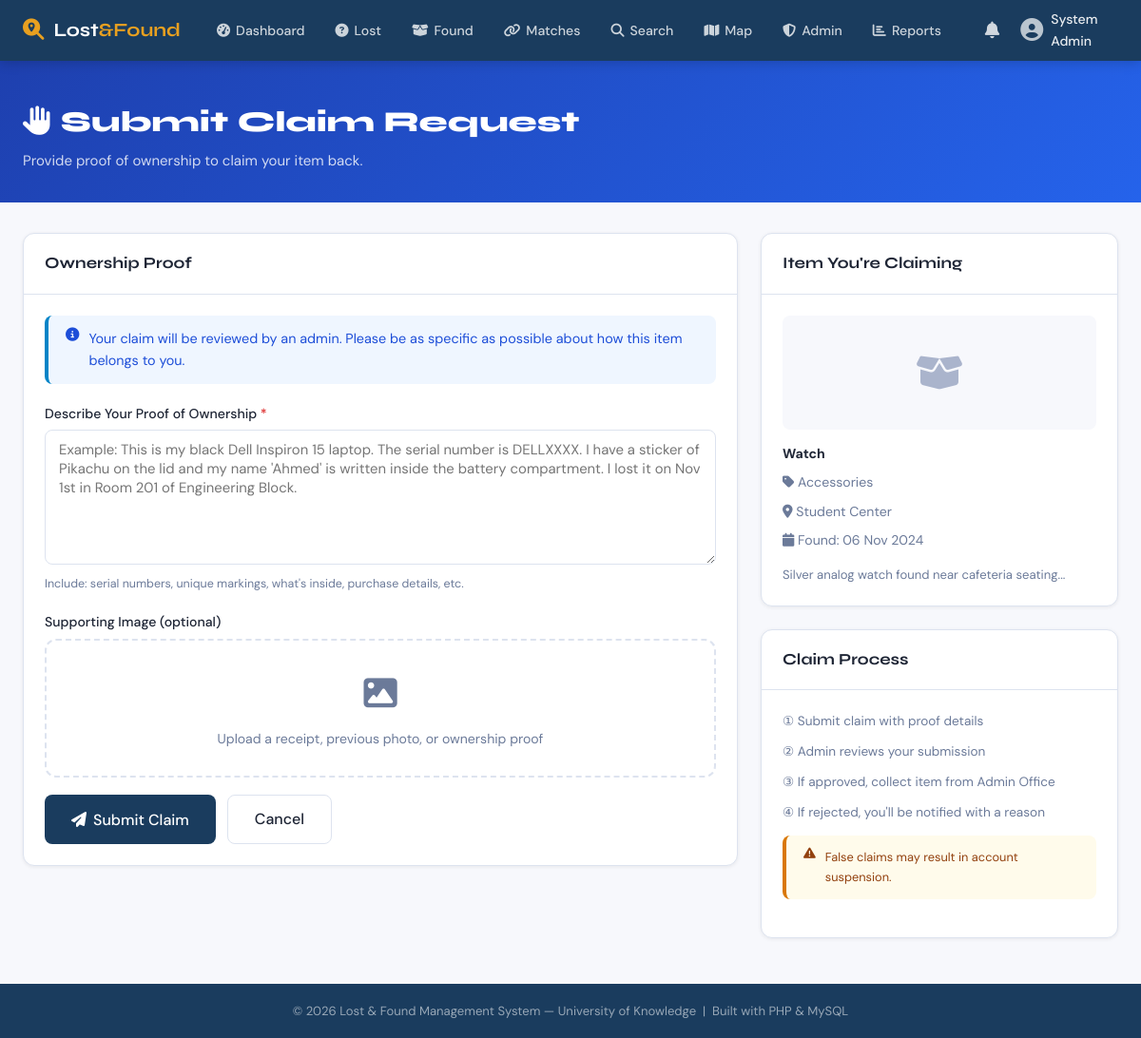
Screenshot of /claim.php?id=2 (signed in) with the database file from the repository.
### tables this page shows
CREATE TABLE IF NOT EXISTS found_items (
    item_id        INT UNSIGNED AUTO_INCREMENT PRIMARY KEY,
    user_id        INT UNSIGNED NOT NULL,
    category_id    INT UNSIGNED NOT NULL,
    location_id    INT UNSIGNED NOT NULL,
    name           VARCHAR(150) NOT NULL,
    description    TEXT,
    date_found     DATE NOT NULL,
    image_path     VARCHAR(255) DEFAULT NULL,
    status         ENUM('open','matched','claimed','closed') DEFAULT 'open',
    created_at     DATETIME DEFAULT CURRENT_TIMESTAMP,
    updated_at     DATETIME DEFAULT CURRENT_TIMESTAMP ON UPDATE CURRENT_TIMESTAMP,
    CONSTRAINT fk_found_user    FOREIGN KEY (user_id)     REFERENCES users(user_id)     ON DELETE CASCADE,
    CONSTRAINT fk_found_cat     FOREIGN KEY (category_id) REFERENCES categories(category_id),
    CONSTRAINT fk_found_loc     FOREIGN KEY (location_id) REFERENCES locations(location_id)
);

CREATE TABLE IF NOT EXISTS categories (
    category_id  INT UNSIGNED AUTO_INCREMENT PRIMARY KEY,
    name         VARCHAR(80) NOT NULL UNIQUE,
    icon         VARCHAR(50) DEFAULT 'tag'
);

CREATE TABLE IF NOT EXISTS locations (
    location_id  INT UNSIGNED AUTO_INCREMENT PRIMARY KEY,
    building     VARCHAR(100) NOT NULL,
    room         VARCHAR(50),
    description  VARCHAR(255),
    latitude     DECIMAL(10,8),
    longitude    DECIMAL(11,8),
    created_at   DATETIME DEFAULT CURRENT_TIMESTAMP
);

### includes/functions.php (called while the page is built, shortened)
<?php
function getFoundItemById(int $id): ?array {
    $db = getDB();
    $s  = $db->prepare(
        "SELECT fi.*, c.name AS category, l.building, l.room, l.latitude, l.longitude, u.full_name AS reporter, u.email AS reporter_email
         FROM found_items fi
         JOIN categories c ON fi.category_id = c.category_id
         JOIN locations  l ON fi.location_id  = l.location_id
         JOIN users      u ON fi.user_id       = u.user_id
         WHERE fi.item_id = ?"
    );
    $s->execute([$id]);
    return $s->fetch() ?: null;
}
function sanitize(string $s): string {
    return htmlspecialchars(trim($s), ENT_QUOTES, 'UTF-8');
}

### claim.php (the view, shortened to what this page needs)
<?php
require_once __DIR__ . '/includes/functions.php';
$itemId = (int)($_GET['id'] ?? 0);
$item   = getFoundItemById($itemId);
$error = $success = '';
?>
<?php require __DIR__ . '/includes/header.php'; ?>
<div class="page-header" style="background:linear-gradient(135deg,#1e40af 0%,#2563eb 100%);">
  <div class="container">
    <h1><i class="fa fa-hand"></i> Submit Claim Request</h1>
    <p>Provide proof of ownership to claim your item back.</p>
  </div>
</div>
<div class="page-body">
<div class="container">
<div class="two-col">
  <div>
    <?php if (!$success): ?>
    <div class="card">
      <div class="card-header"><h2>Ownership Proof</h2></div>
      <div class="card-body">
        <form method="POST" enctype="multipart/form-data">
          <div class="alert alert-info" style="margin-bottom:20px;">
            <i class="fa fa-circle-info"></i>
            Your claim will be reviewed by an admin. Please be as specific as possible about how this item belongs to you.
          </div>
          <div class="form-group">
            <label class="form-label">Describe Your Proof of Ownership <span style="color:var(--danger)">*</span></label>
            <textarea name="proof_desc" class="form-control" rows="6" required
              placeholder="Example: This is my black Dell Inspiron 15 laptop. The serial number is DELLXXXX. I have a sticker of Pikachu on the lid and my name 'Ahmed' is written inside the battery compartment. I lost it on Nov 1st in Room 201 of Engineering Block."><?= htmlspecialchars($_POST['proof_desc'] ?? '') ?></textarea>
            <div class="form-hint">Include: serial numbers, unique markings, what's inside, purchase details, etc.</div>
          </div>
          <div class="form-group">
            <label class="form-label">Supporting Image (optional)</label>
            <div class="upload-area" id="uploadArea">
              <div class="upload-icon"><i class="fa fa-image"></i></div>
              <p>Upload a receipt, previous photo, or ownership proof</p>
            </div>
          </div>
          <div style="display:flex;gap:12px;">
            <button type="submit" class="btn btn-primary btn-lg"><i class="fa fa-paper-plane"></i> Submit Claim</button>
            <a href="<?= SITE_URL ?>/item-detail.php?type=found&id=<?= $itemId ?>" class="btn btn-outline btn-lg">Cancel</a>
          </div>
        </form>
      </div>
    </div>
    <?php endif; ?>
  </div>
  <div>
    <div class="card sidebar-card">
      <div class="card-header"><h2>Item You're Claiming</h2></div>
      <div class="card-body">
        <?php if ($item['image_path'] && file_exists(UPLOAD_DIR . $item['image_path'])): ?>
          <img src="<?= UPLOAD_URL . $item['image_path'] ?>" alt="<?= sanitize($item['name']) ?>"
               style="width:100%;height:180px;object-fit:cover;border-radius:8px;margin-bottom:14px;">
        <?php else: ?>
          <div style="width:100%;height:120px;background:var(--surface);border-radius:8px;display:flex;align-items:center;justify-content:center;font-size:2.5rem;color:#aab4cc;margin-bottom:14px;">
            <i class="fa fa-box-open"></i>
          </div>
        <?php endif; ?>
        <div style="display:flex;flex-direction:column;gap:8px;font-size:.88rem;">
          <div><strong><?= sanitize($item['name']) ?></strong></div>
          <div style="color:var(--text-muted)"><i class="fa fa-tag"></i> <?= sanitize($item['category']) ?></div>
          <div style="color:var(--text-muted)"><i class="fa fa-location-dot"></i> <?= sanitize($item['building']) ?></div>
          <div style="color:var(--text-muted)"><i class="fa fa-calendar"></i> Found: <?= date('d M Y', strtotime($item['date_found'])) ?></div>
          <?php if ($item['description']): ?>
          <div style="margin-top:6px;color:var(--text-muted);font-size:.82rem;"><?= sanitize(substr($item['description'], 0, 150)) ?>...</div>
          <?php endif; ?>
        </div>
      </div>
    </div>
    <div class="card mt-3">
      <div class="card-header"><h2>Claim Process</h2></div>
      <div class="card-body" style="font-size:.85rem;color:var(--text-muted);">
        <div style="display:flex;flex-direction:column;gap:10px;">
          <div>① Submit claim with proof details</div>
          <div>② Admin reviews your submission</div>
          <div>③ If approved, collect item from Admin Office</div>
          <div>④ If rejected, you'll be notified with a reason</div>
        </div>
        <div class="alert alert-warning" style="margin-top:14px;font-size:.8rem;">
          <i class="fa fa-triangle-exclamation"></i>
          False claims may result in account suspension.
        </div>
      </div>
    </div>
  </div>
</div>
</div>
</div>
<?php require __DIR__ . '/includes/footer.php'; ?>

### assets/css/main.css (style rules this page uses)
:root { --primary: #1a3c5e; --primary-lt: #2461a0; --accent: #e8a020; --accent-dk: #c4870a; --surface: #f7f8fc; --card: #ffffff; --border: #dde3ef; --text: #1e2535; --text-muted: #6b7a99; --success: #16a34a; --danger: #dc2626; --warning: #d97706; --info: #0284c7; --radius: 12px; --shadow-sm: 0 1px 4px rgba(0,0,0,.07); --shadow-md: 0 4px 16px rgba(0,0,0,.10); --shadow-lg: 0 8px 32px rgba(0,0,0,.14); --font-display: 'Syne', sans-serif; --font-body: 'DM Sans', sans-serif; --nav-h: 64px; }
*, *::before, *::after { box-sizing: border-box; margin: 0; padding: 0; }
html { scroll-behavior: smooth; }
body { font-family: var(--font-body); background: var(--surface); color: var(--text); font-size: 15px; line-height: 1.6; min-height: 100vh; display: flex; flex-direction: column; }
a { color: var(--primary-lt); text-decoration: none; }
.container { max-width: 1200px; margin: 0 auto; padding: 0 24px; }
.page-header { background: linear-gradient(135deg, var(--primary) 0%, var(--primary-lt) 100%); color: #fff; padding: 40px 0 32px; }
.page-header h1 { font-family: var(--font-display); font-size: 1.9rem; font-weight: 800; }
.page-header p { opacity: .8; margin-top: 4px; }
.page-body { padding: 32px 0 48px; }
.card { background: var(--card); border: 1px solid var(--border); border-radius: var(--radius); box-shadow: var(--shadow-sm); }
.card-header { padding: 18px 22px; border-bottom: 1px solid var(--border); display: flex; align-items: center; justify-content: space-between; }
.card-header h2 { font-family: var(--font-display); font-size: 1.05rem; font-weight: 700; }
.card-body { padding: 22px; }
.btn { display: inline-flex; align-items: center; gap: 7px; padding: 9px 20px; border-radius: 8px; font-family: var(--font-body); font-size: .9rem; font-weight: 500; border: none; cursor: pointer; transition: all .15s; text-decoration: none; white-space: nowrap; }
.btn-primary { background: var(--primary); color: #fff; }
.btn-outline { background: transparent; border: 1px solid var(--border); color: var(--text); }
.btn-lg { padding: 12px 28px; font-size: 1rem; }
.form-group { margin-bottom: 18px; }
.form-label { display: block; font-weight: 500; font-size: .88rem; margin-bottom: 6px; }
.form-control { width: 100%; padding: 10px 14px; border: 1px solid var(--border); border-radius: 8px; font-family: var(--font-body); font-size: .93rem; color: var(--text); background: var(--card); transition: border-color .15s, box-shadow .15s; outline: none; }
textarea.form-control { resize: vertical; min-height: 100px; }
.form-hint { font-size: .78rem; color: var(--text-muted); margin-top: 4px; }
.alert { padding: 13px 18px; border-radius: 8px; margin-bottom: 18px; font-size: .9rem; display: flex; align-items: flex-start; gap: 10px; border-left: 4px solid; }
.alert-info { background: #eff6ff; border-color: var(--info); color: #1d4ed8; }
.alert-warning { background: #fffbeb; border-color: var(--warning); color: #92400e; }
.upload-area { border: 2px dashed var(--border); border-radius: var(--radius); padding: 28px; text-align: center; cursor: pointer; transition: border-color .15s, background .15s; }
.upload-icon { font-size: 2.2rem; color: var(--text-muted); margin-bottom: 8px; }
.upload-area p { font-size: .88rem; color: var(--text-muted); }
.two-col { display: grid; grid-template-columns: 2fr 1fr; gap: 24px; }
.sidebar-card { position: sticky; top: calc(var(--nav-h) + 16px); }
.mt-3 { margin-top: 24px; }

### rows the page displays
found_items: name "Watch", category.name "Accessories", location.building "Student Center", date_found "06 Nov 2024", description "Silver analog watch found near cafeteria seating"

### other values shown
$_SESSION['full_name'] "System Admin"
